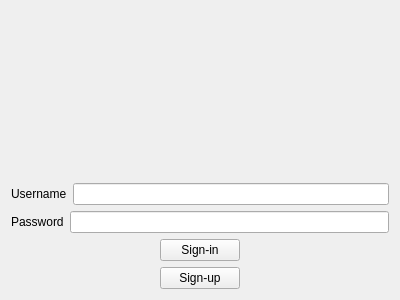
<?xml version="1.0" encoding="UTF-8"?>
<ui version="4.0">
 <class>Form</class>
 <widget class="QWidget" name="Form">
  <property name="geometry">
   <rect>
    <x>0</x>
    <y>0</y>
    <width>400</width>
    <height>300</height>
   </rect>
  </property>
  <property name="minimumSize">
   <size>
    <width>400</width>
    <height>300</height>
   </size>
  </property>
  <property name="maximumSize">
   <size>
    <width>500</width>
    <height>400</height>
   </size>
  </property>
  <property name="windowTitle">
   <string>Form</string>
  </property>
  <layout class="QGridLayout" name="gridLayout_2">
   <item row="2" column="0">
    <layout class="QGridLayout" name="gridLayout">
     <item row="1" column="1">
      <widget class="QPushButton" name="sign_up">
       <property name="text">
        <string>Sign-up</string>
       </property>
      </widget>
     </item>
     <item row="0" column="2">
      <spacer name="horizontalSpacer">
       <property name="orientation">
        <enum>Qt::Horizontal</enum>
       </property>
       <property name="sizeHint" stdset="0">
        <size>
         <width>40</width>
         <height>20</height>
        </size>
       </property>
      </spacer>
     </item>
     <item row="0" column="1">
      <widget class="QPushButton" name="sign_in">
       <property name="text">
        <string>Sign-in</string>
       </property>
      </widget>
     </item>
     <item row="0" column="0">
      <spacer name="horizontalSpacer_2">
       <property name="orientation">
        <enum>Qt::Horizontal</enum>
       </property>
       <property name="sizeHint" stdset="0">
        <size>
         <width>40</width>
         <height>20</height>
        </size>
       </property>
      </spacer>
     </item>
    </layout>
   </item>
   <item row="1" column="0">
    <layout class="QVBoxLayout" name="verticalLayout">
     <item>
      <layout class="QHBoxLayout" name="horizontalLayout">
       <item>
        <widget class="QLabel" name="username_label">
         <property name="text">
          <string>Username</string>
         </property>
        </widget>
       </item>
       <item>
        <widget class="QLineEdit" name="username_input">
         <property name="minimumSize">
          <size>
           <width>219</width>
           <height>0</height>
          </size>
         </property>
        </widget>
       </item>
      </layout>
     </item>
     <item>
      <layout class="QHBoxLayout" name="horizontalLayout_2">
       <item>
        <widget class="QLabel" name="password_label">
         <property name="text">
          <string>Password</string>
         </property>
        </widget>
       </item>
       <item>
        <widget class="QLineEdit" name="password_input">
         <property name="minimumSize">
          <size>
           <width>223</width>
           <height>0</height>
          </size>
         </property>
        </widget>
       </item>
      </layout>
     </item>
    </layout>
   </item>
   <item row="0" column="0">
    <widget class="QLabel" name="logo">
     <property name="text">
      <string/>
     </property>
     <property name="alignment">
      <set>Qt::AlignCenter</set>
     </property>
    </widget>
   </item>
  </layout>
 </widget>
 <resources>
  <include location="source.qrc"/>
 </resources>
 <connections/>
</ui>
